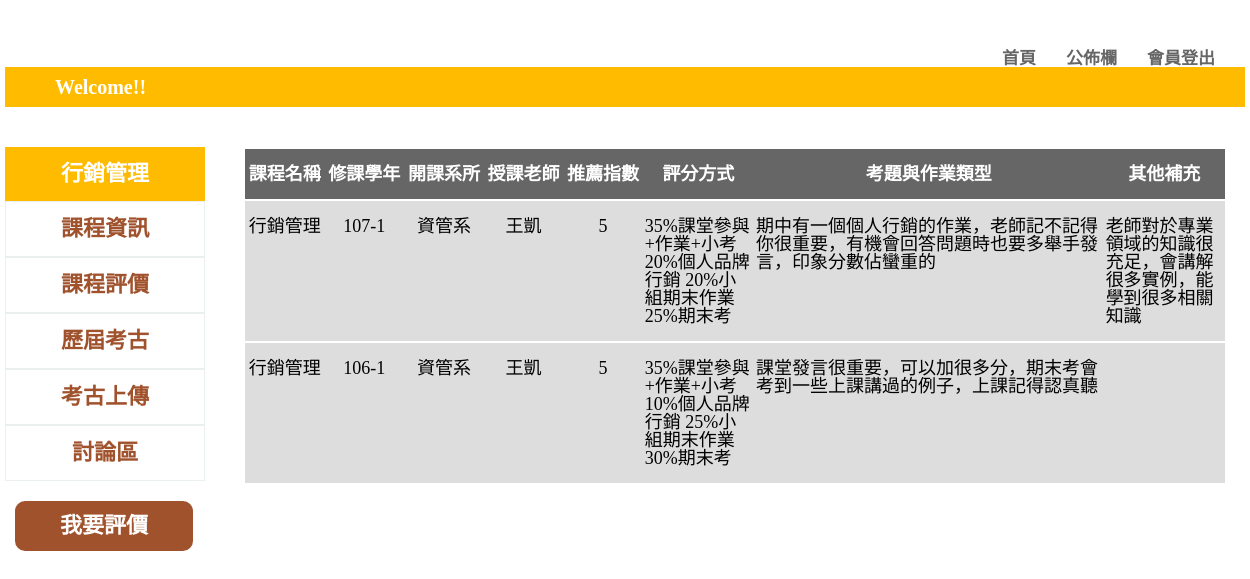
/classdb.php?name=王凱&subject=行銷管理 (signed in), run on the app's committed database.
### tables this page shows
CREATE TABLE `classevaluation` (
  `subject` text NOT NULL,
  `classyear` varchar(10) NOT NULL,
  `department` text NOT NULL,
  `name` text NOT NULL,
  `score` int(10) NOT NULL,
  `score2` text NOT NULL,
  `hw` text NOT NULL,
  `other` text NOT NULL
);

### classdb.php (the view, shortened to what this page needs)
<!DOCTYPE html>
<html lang="en">
<head>
    <link rel="stylesheet" href="all.css">
</head>
<body>
<div class="wrap">
        <div class="header">
            <div class="logo">
                <a href="home.php"><img src="https://scontent.fkhh1-1.fna.fbcdn.net/v/t1.0-9/59887336_2148001515320668_3034674628355162112_n.jpg?_nc_cat=102&_nc_ht=scontent.fkhh1-1.fna&oh=3e3b0a3597d9b5d9d1618160a6ef6f59&oe=5D5B49C3" alt=""></a>
            </div>
            <div class="function">
             <div class="list">
                 <ul>
				 <li><a href="home.php">首頁</a></li>
                     <li><a href="bulletinboard.php">公佈欄</a></li>
                     <?php
                     if(!isset($_SESSION["account"])){
                        echo "<li><a href='signin.php'>會員登入</a></li>";
                     }else{
                        echo "<li><a href='home.php?logout=yes'>會員登出</a></li>";
                     }
                    ?>
                </ul>
            </div>
            </div>
            <div class="title">
                <div class="welcome"><marquee scrollamount="10" behavior="alternate">Welcome!!</marquee></div>
            </div>
        </div>
    <div class="content">
        <div class="mean">
        <?php
            $name=$_GET['name'];
            $subject=$_GET['subject'];
            echo "<span class='top'>$subject</span>";
            echo "<ul><li><a href='information.php?name=$name&subject=$subject'>課程資訊</a></li>";
            echo "<li><a href='classdb.php?name=$name&subject=$subject'>課程評價</a></li>";
            echo "<li><a href='history.php?name=$name&subject=$subject'>歷屆考古</a></li>";
            echo "<li><a href='upload.php?name=$name&subject=$subject'>考古上傳</a></li>";
            echo "<li><a href='comment.php?name=$name&subject=$subject'>討論區</a></li></ul>";
		 ?>
		 <div class="comment">
          <?php
   	     	$name=$_GET['name'];
  	    	$subject=$_GET['subject'];
	    	echo "<a href='classevaluation.php?name=$name&subject=$subject'>我要評價</a>";
          ?></div>
		 </div>
		 <div class="class">
           <?php
			if($_SESSION['decide']==$_POST['decide']){
			$name=$_GET["name"];
			$link=@mysqli_connect('localhost','root','','php');
			$SQL="SELECT * FROM classevaluation WHERE name='$name'";
			echo "<table width=980 border=2>";
			echo "<tr id='classTop'>"."<td>"."課程名稱"."</td>"."<td>"."修課學年"."</td>"."<td>"."開課系所"."</td>"."<td>"."授課老師"."</td>"."<td>"."推薦指數"."</td>"."<td>"."評分方式"."</td>"."<td>"."考題與作業類型"."</td>"."<td>"."其他補充"."</td>"."</tr>";
			if($result=mysqli_query($link,$SQL)){
			while($row=mysqli_fetch_assoc($result))
			echo "<tr>"."<td width=80>".$row["subject"]."</td>"."<td width=80>".$row["classyear"]."</td>"."<td width=80>".$row["department"]."</td>"."<td width=80>".$row["name"]."</td>"."<td width=80>".$row["score"]."</td>"."<td width=110 class='left'>".$row["score2"]."</td>"."<td width=350 class='left'>".$row["hw"]."</td>"."<td width=120 class='left'>".$row["other"]."</td>"."</tr>";
			 }
			echo "</table>";
			}
			 ?>
   </div>
	</div>
</body>
</html>

### all.css (style rules this page uses)
html, body, div, span, applet, object, iframe, h1, h2, h3, h4, h5, h6, p, blockquote, pre, a, abbr, acronym, address, big, cite, code, del, dfn, em, img, ins, kbd, q, s, samp, small, strike, strong, sub, sup, tt, var, b, u, i, center, dl, dt, dd, ol, ul, li, fieldset, form, label, legend, table, caption, tbody, tfoot, thead, tr, th, td, article, aside, canvas, details, embed, figure, figcaption, footer, header, hgroup, menu, nav, output, ruby, section, summary, time, mark, audio, video { margin: 0; padding: 0; border: 0; font-size: 100%; font: inherit; vertical-align: baseline; }
body { line-height: 1; }
ol, ul { list-style: none; }
table { border-collapse: collapse; border-spacing: 0; }
a { text-decoration:none; }
.wrap { width: 1240px; margin: 0 auto; font-family: 微軟正黑體; }
.logo { float: left; width: 500px; }
.logo img { width: 50%; padding: 10px 0px 0px 55px; }
.title { height: 40px; background-color: #FFBB00; }
.welcome { margin-left: 50px; float: left; width: 80%; font-size: 20px; padding-top: 10px; color: #ffffff; font-weight: bold; }
.function { float:right; padding-top: 50px; }
.list { float:left; }
.list li { float:left; padding-right: 30px; font-size: 17px; font-weight: bolder; font-family: 微軟正黑體; }
.list li a { color: #666666 ; }
.mean { width: 200px; text-align: center; float: left; font-size: 22px; font-weight: bold; margin-top:40px; font-family:微軟正黑體; }
.mean li { list-style:none; border: #EAF0ED solid 1px; padding: 16px; }
.mean a { display: block; color: #A0522D; text-decoration:none; }
.mean span { font-weight: bolder; background-color: #FFBB00; color:#fff; display: block; padding: 16px; }
.comment { float: left; }
.class { float: left; margin-top: 40px; margin-left: 40px; font-size: 18px; margin-bottom: 100px; }
.class td { padding-top:16px; padding-bottom:16px; text-align: center; background-color: #DDDDDD; border-top:2px solid#fff; }
.class .left { text-align: left; padding-left:2px; }
.class #classTop td { background-color: #666666; color:#fff; font-weight: bolder; }
.comment { margin-top: 20px; width: 150px; text-align: center; font-size: 22px; padding: 14px; font-family: 微軟正黑體; font-weight: bolder; background-color: #A0522D; color: #fff; margin-left: 10px; border-radius:10px; }
.comment a { background-color: #A0522D; color: #fff; display: block; }

### data on the page
classevaluation: subject "行銷管理", classyear "107-1", department "資管系", name "王凱", score "5", score2 "35%課堂參與+作業+小考 20%個人品牌行銷 20%小組期末作業 25%期末考", hw "期中有一個個人行銷的作業，老師記不記得你很重要，有機會回答問題時也要多舉手發言，印象分數佔蠻重的", other "老師對於專業領域的知識很充足，會講解很多實例，能學到很多相關知識"
classevaluation: subject "行銷管理", classyear "106-1", department "資管系", name "王凱", score "5", score2 "35%課堂參與+作業+小考 10%個人品牌行銷 25%小組期末作業 30%期末考", hw "課堂發言很重要，可以加很多分，期末考會考到一些上課講過的例子，上課記得認真聽"

### other printed values
$subject "行銷管理"
